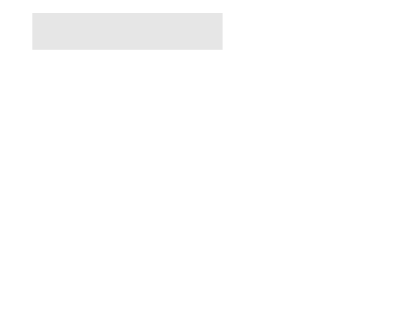
Frame 1 (no input)
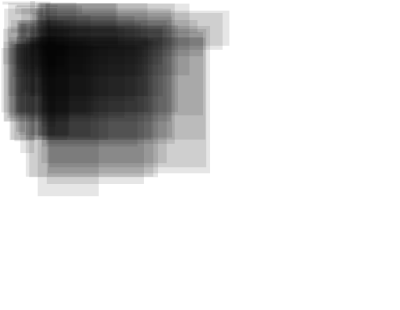
Frame 60 (the mouse pressed at the canvas centre just before this capture)
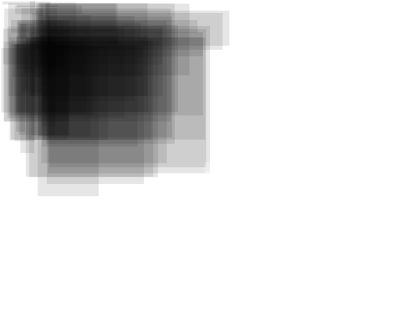
Frame 120 (the mouse held since frame 60 and released just before this capture)

The Processing sketch that drew these frames (run headless with seeded random() and noise(); from frame 60 on, the mouse is pressed at the canvas centre):

// Processing sketch: processing_30885
// ── processing_30885.pde

void setup (){
  size (400, 310);
  smooth();
  frameRate (10);
    background (255);
}

void draw (){
  


  if(mousePressed){
    noStroke();
   fill (255, 255, 255, 75);
    rect (mouseX+random(50), mouseY+random(50), random (width/2), random (height/2));
   
  }
  else {
    noStroke();
   fill (0, 0, 0, 25);
    rect (mouseX+random(50), mouseY+random(50), random (width/2), random (height/2));
   
  }
  
} 
